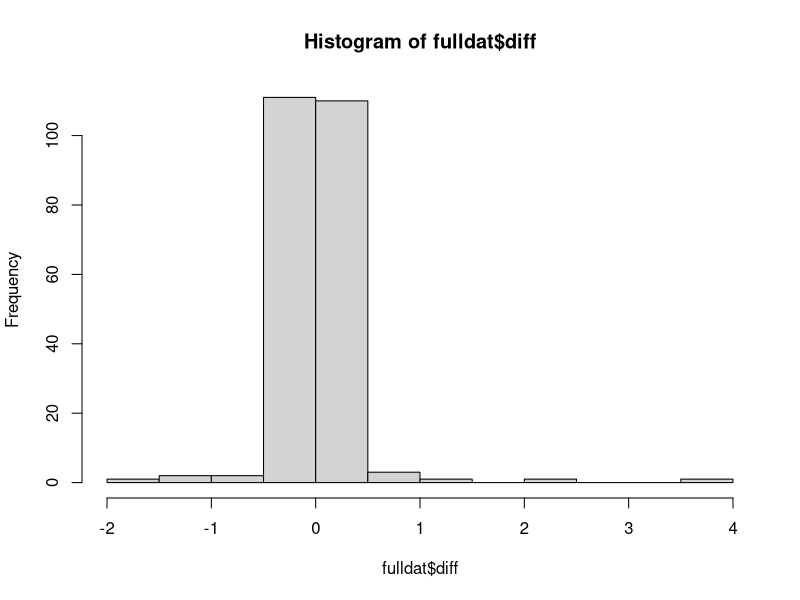

Recreate this plot in R.
library(data.table)
library(here)

DT <- `[`

#GOAL OF THIS SCRIPT
#first check if data are the same for the period that data overlaps

pre14dat <- data.table::fread(here("data", "revdatpre14.csv")) |>
  DT(, ind := "pre")|>
  DT(, origin_day := NA) #for rbinding, since we don't have info on day for this data
post14dat <- data.table::fread(here("data", "revdatpost14.csv"))|>
  DT(, ind := "post")


#data to count number of updates per month
fulldatcounter <- rbind(pre14dat,
                        post14dat) |>
  DT(origin_year == 2014 & origin_month %in% c(10,11,12)) |>
  DT(, .SD, .SDcols = c("origin_year", "origin_month", "ind", "origin_day")) |>
  unique() |>
  DT(, counter := .N, by = c("origin_year", "origin_month", "ind"))


#check if there is ever more than one revision per month (this would only be the
#case for data in the post14 period, which (at least in later times) sometimes
#has more than one update per month)
any(fulldatcounter$counter > 1)
#-> no, there isn't. Can delete day column and convert to wide format


fulldat <- rbind(pre14dat,
                 post14dat) |>
  DT(origin_year == 2014 & origin_month %in% c(10,11,12)) |>
  DT(, origin_day := NULL) |>
  dcast(target_quarter + target_year + origin_year + origin_month ~ ind, value.var = "rgdp") |>
  DT(, diff := (post-pre)/post)
#-> there are differences! Calculate growth rates instead

fulldat <- rbind(pre14dat,
                 post14dat) |>
  DT(origin_year == 2014 & origin_month %in% c(10,11,12)) |>
  DT(, origin_day := NULL) |>
  setorder(ind, origin_year, origin_month, target_year, target_quarter) |>
  DT(, rgdp_growth := (rgdp / shift(rgdp) - 1) * 100,
     by = .(origin_year, origin_month, ind)) |>
  dcast(target_quarter + target_year + origin_year + origin_month ~ ind, value.var = "rgdp_growth") |>
  DT(, diff := (post - pre)/pre)

#plot
hist(fulldat$diff)

#classify a percentage difference of > 10 percent as "large" (somewhat arbitrary,
#but just for illustration purposes)
nrow(fulldat |> DT(diff > 0.1)) / nrow(fulldat)
#-> in 15% of instances, we have a "large" discrepancy between the vintage values
#from the pre14 data, vs. the post14 data.
